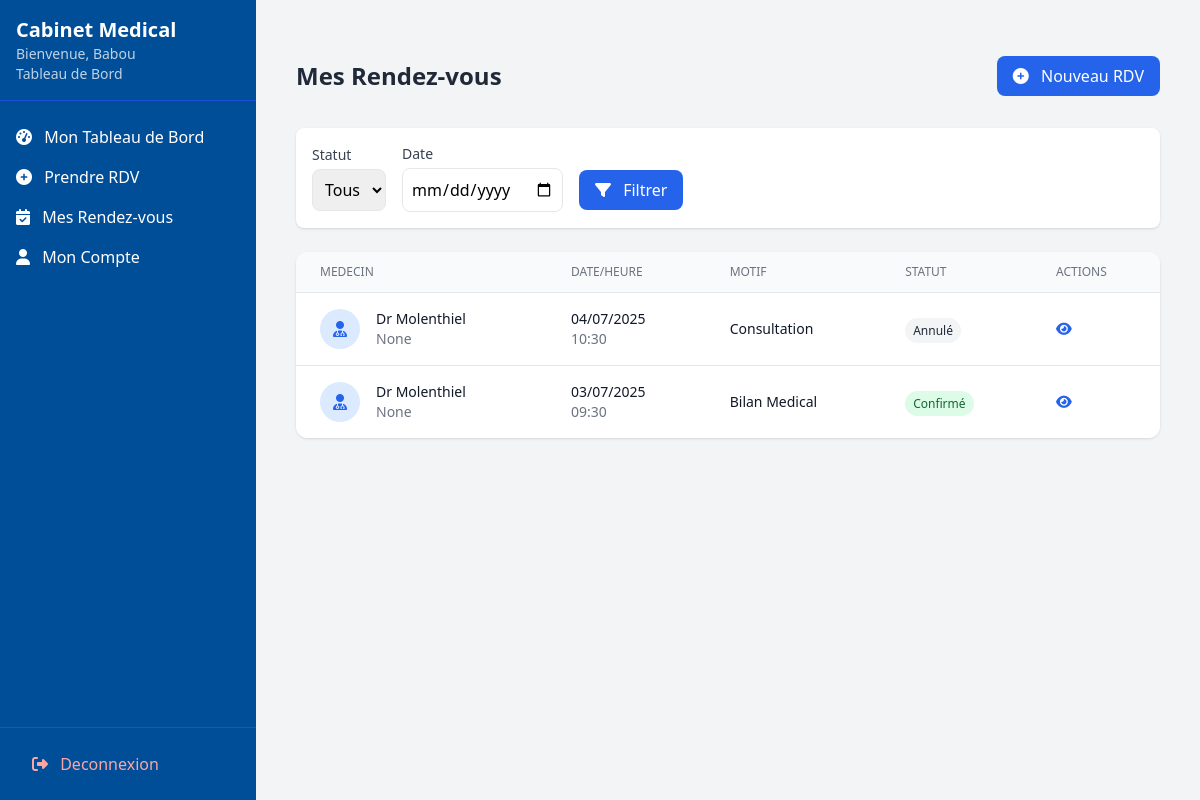
The page /liste-rendezvous-patient/ (signed in) on the database as committed earlier.
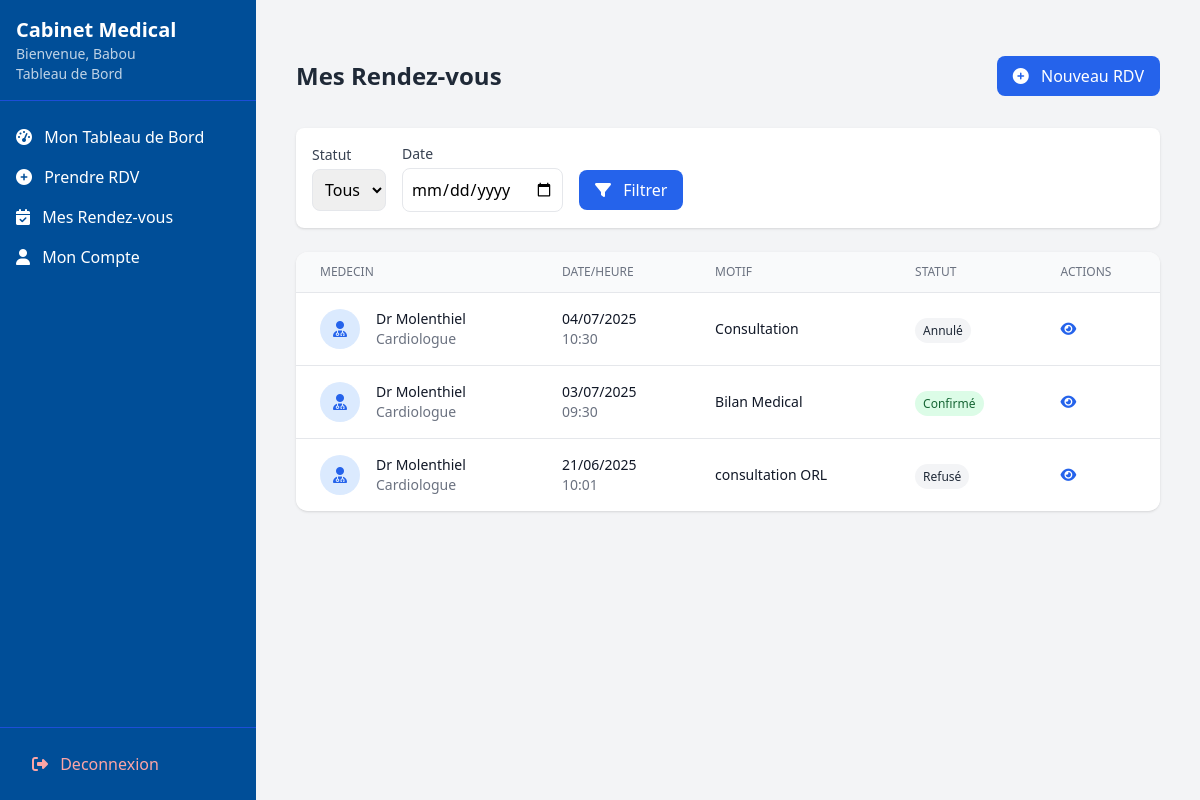
The same page on the database as committed later.
### rendez_vous/models.py (models this page shows, shortened)
class RendezVous(models.Model):
    STATUT_CHOICES = [
        ('en_attente', 'En attente'),
        ('confirme', 'Confirmé'),
        ('refuse', 'Refusé'),
        ('annule', 'Annulé')
    ]
    docteur = models.ForeignKey(Docteur, on_delete=models.CASCADE, related_name='rendez_vous')
    patient = models.ForeignKey(Patient, on_delete=models.CASCADE, related_name='rendez_vous')
    titre = models.CharField(max_length=255)
    creneau = models.ForeignKey('CreneauHoraire', on_delete=models.CASCADE, null=True, blank=True)
    date = models.DateField()  #  conserver pour compatibilite
    heure = models.TimeField()  # conserver pour compatibilite
    statut = models.CharField(
        max_length=20,
        choices=STATUT_CHOICES,
        default='en_attente'
    )
    lieu = models.CharField(max_length=255, verbose_name="Lieu du rendez-vous")
    STATUT_CHOICES = [
        ('en_attente', 'En attente'),
        ('confirme', 'Confirmé'),
        ('refuse', 'Refusé'),
        ('annule', 'Annulé')
    ]
    docteur = models.ForeignKey(Docteur, on_delete=models.CASCADE, related_name='rendez_vous')
    patient = models.ForeignKey(Patient, on_delete=models.CASCADE, related_name='rendez_vous')
    titre = models.CharField(max_length=255)
    date = models.DateField()
    heure = models.TimeField()
    statut = models.CharField(
        max_length=20,
        choices=STATUT_CHOICES,
        default='en_attente'
    )
    lieu = models.CharField(max_length=255, verbose_name="Lieu du rendez-vous")
    class Meta:
        ordering = ['date', 'heure']
        verbose_name_plural = "Rendez-vous"

### utilisateurs/models.py (models this page shows, shortened)
class Docteur(models.Model):
    user = models.OneToOneField(User, on_delete=models.CASCADE, related_name='docteur_profile')
    specialite = models.ForeignKey(Specialite, on_delete=models.SET_NULL, null=True)
    est_approuve = models.BooleanField(default=False)  # Approuve par l'admin
    numero_licence = models.CharField(max_length=50, unique=True,null=True)
    bio = models.TextField(blank=True)
    experience = models.PositiveIntegerField(default=0)
    consultation_fee = models.DecimalField(max_digits=10, decimal_places=2, default=0.00)

class User(AbstractUser):
    username = None
    email = models.EmailField('email address', unique=True)
    nom = models.CharField(max_length=100)
    prenom = models.CharField(max_length=100)
    is_doctor_request = models.BooleanField(default=False)
    role = models.CharField(
        max_length=20,
        choices=[('patient', 'Patient'), ('docteur', 'Docteur'), ('admin', 'Administrateur')],
        default='patient'
    )
    telephone = models.CharField(max_length=20, blank=True, null=True)
    date_naiss = models.DateField(null=True, blank=True)
    adresse = models.TextField(blank=True)
    genre = models.CharField(max_length=1, choices=[('M', 'Masculin'), ('F', 'Féminin'), ('O', 'Autre')], blank=True)
    verification_code = models.CharField(max_length=6, null=True, blank=True)
    code_expires_at = models.DateTimeField(null=True, blank=True)  #  pour expiration
    USERNAME_FIELD = 'email'
    REQUIRED_FIELDS = ['nom', 'prenom']
    objects = UserManager()
    class Meta:
        db_table = 'utilisateurs_user'
    @property
    def docteur(self):
        """Propriete pour acceder au profil docteur de maniere coherente"""
        return self.docteur_profile
    @property
    def patient(self):
        """Propriete pour acceder au profil patient"""
        return self.patient_profile

class Specialite(models.Model):
    nom = models.CharField(max_length=100, unique=True)
    description = models.TextField(blank=True)
    class Meta:
        verbose_name = "Specialite"
        verbose_name_plural = "Specialites"
        ordering = ['nom']
    nom = models.CharField(max_length=100)
    description = models.TextField(blank=True)
    def __str__(self):
        return self.nom

### rendez_vous/views.py (the view)
# urls.py: path('liste-rendezvous-patient/', liste_rendezvous_patient, name='liste_rendezvous_patient'),
@login_required
def liste_rendezvous_patient(request):
    if request.user.role != 'patient':
        return redirect('index')
    patient = Patient.objects.get(user=request.user)
    rdvs = RendezVous.objects.filter(patient=patient).order_by('-date', '-heure')
    return render(request, 'rendezvous/liste_patient.html', {'rdvs': rdvs})

### templates/rendezvous/liste_patient.html (shortened to what the changed rows need)
{% extends "base_dashboard.html" %}
{% load static %}
{% block content %}
<div class="container mx-auto px-4 py-8">
    <div class="flex justify-between items-center mb-8">
        <h1 class="text-2xl font-bold text-gray-800">Mes Rendez-vous</h1>
    </div>
    <div class="bg-white rounded-xl shadow overflow-hidden">
        <div class="overflow-x-auto">
            <table class="min-w-full divide-y divide-gray-200">
                <thead class="bg-gray-50">
                    <tr>
                        <th class="px-6 py-3 text-left text-xs font-medium text-gray-500 uppercase">Medecin</th>
                        <th class="px-6 py-3 text-left text-xs font-medium text-gray-500 uppercase">Date/Heure</th>
                        <th class="px-6 py-3 text-left text-xs font-medium text-gray-500 uppercase">Motif</th>
                        <th class="px-6 py-3 text-left text-xs font-medium text-gray-500 uppercase">Statut</th>
                        <th class="px-6 py-3 text-left text-xs font-medium text-gray-500 uppercase">Actions</th>
                    </tr>
                </thead>
                <tbody class="bg-white divide-y divide-gray-200">
                    {% for rdv in rdvs %}
                    <tr class="hover:bg-gray-50">
                        <td class="px-6 py-4 whitespace-nowrap">
                            <div class="flex items-center">
                                <div class="flex-shrink-0 h-10 w-10 rounded-full bg-blue-100 flex items-center justify-center">
                                    <i class="fas fa-user-md text-blue-600"></i>
                                </div>
                                <div class="ml-4">
                                    <div class="text-sm font-medium text-gray-900">Dr {{ rdv.docteur.user.nom }}</div>
                                    <div class="text-sm text-gray-500">{{ rdv.docteur.specialite }}</div>
                                </div>
                            </div>
                        </td>
                        <td class="px-6 py-4 whitespace-nowrap">
                            <div class="text-sm text-gray-900">{{ rdv.date|date:"d/m/Y" }}</div>
                            <div class="text-sm text-gray-500">{{ rdv.heure|time:"H:i" }}</div>
                        </td>
                        <td class="px-6 py-4">
                            <div class="text-sm text-gray-900">{{ rdv.titre }}</div>
                        </td>
                        <td class="px-6 py-4 whitespace-nowrap">
                            <span class="px-2 py-1 text-xs rounded-full
                                {% if rdv.statut == 'confirme' %}bg-green-100 text-green-800
                                {% elif rdv.statut == 'en_attente' %}bg-yellow-100 text-yellow-800
                                {% else %}bg-gray-100 text-gray-800{% endif %}">
                                {{ rdv.get_statut_display }}
                            </span>
                        </td>
                        <td class="px-6 py-4 whitespace-nowrap text-sm text-gray-500">
                            <a href="{% url "detail_rendezvous" pk=rdv.pk %}" class="text-blue-600 hover:text-blue-900 mr-3">
                                <i class="fas fa-eye"></i>
                            </a>
                        </td>
                    </tr>
                    {% endfor %}
                </tbody>
            </table>
        </div>
    </div>
</div>
{% endblock %}

Rows that differ between the two databases and show on the page:
changed through a linked row, RendezVous "Consultation": docteur.specialite "None" → "Cardiologue"
changed through a linked row, RendezVous "Bilan Medical": docteur.specialite "None" → "Cardiologue"
added RendezVous: docteur.user.nom "Molenthiel", docteur.specialite "Cardiologue", date "21/06/2025", heure "10:01", titre "consultation ORL", statut "Refusé"
